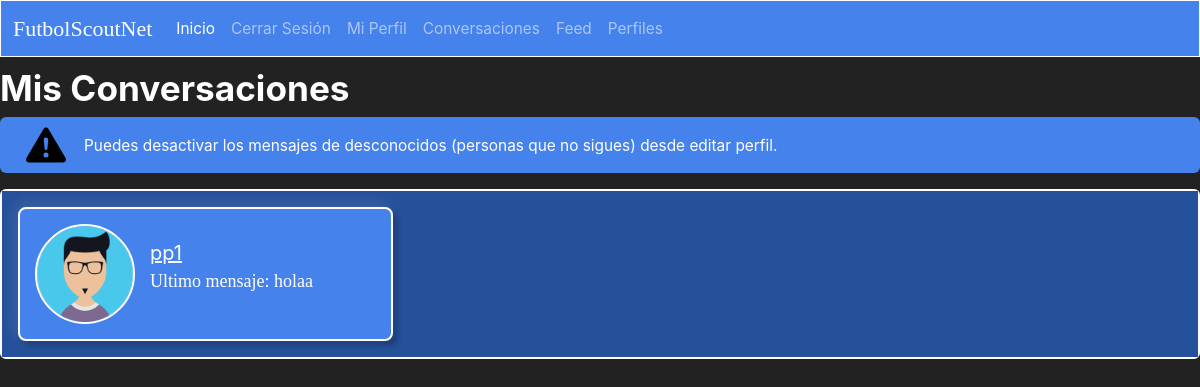
Page /conversaciones/ (signed in) on the earlier database version.
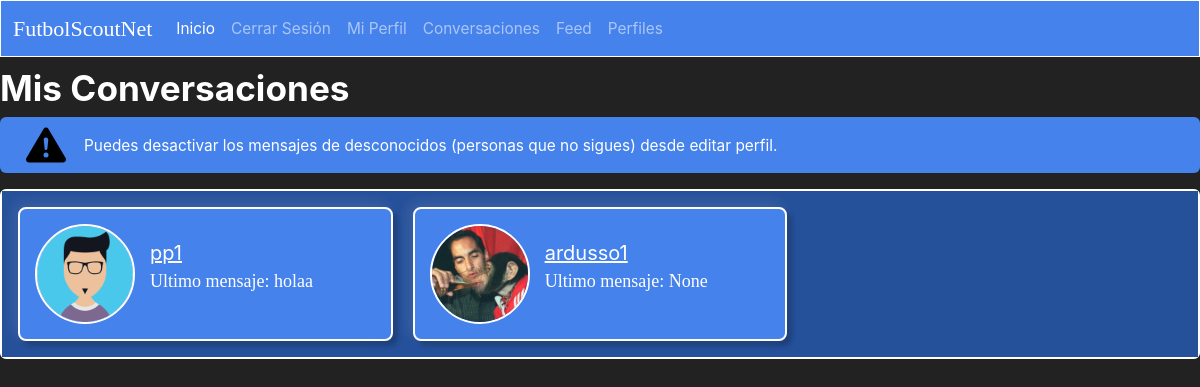
Same page on the later database version.
### sitio/models.py (models this page shows, shortened)
class Conversacion(models.Model):
    emisor = models.ForeignKey(User, on_delete=models.CASCADE, related_name='conversaciones_uno', null=True, blank=True)
    destinatario = models.ForeignKey(User, on_delete=models.CASCADE, related_name='conversaciones_dos', null=True, blank=True)

class Profile(models.Model):
    user = models.OneToOneField(User, on_delete=models.CASCADE, null=True, blank=True)
    image = models.ImageField(upload_to="Profiles_Images", default='user.png')
    posicion = models.ForeignKey(Posicion, on_delete=models.CASCADE, null=True, blank=True)
    nivel = models.ForeignKey(Nivel, on_delete=models.CASCADE, null=True, blank=True)
    edad = models.IntegerField(null=True, blank=True, validators=[MinValueValidator(1)])
    estado = models.CharField(max_length=50, default='activo')
    permitir_mensajes_de_desconocidos = models.BooleanField(default=True)

### sitio/views.py (the view)
# urls.py: path('conversaciones/', views.conversaciones, name='conversaciones'),
@login_required
def conversaciones(request):
    subquery = Mensaje.objects.filter(conversacion=OuterRef('pk')).order_by('-fecha').values('texto')[:1]
    conversaciones = Conversacion.objects.annotate(
        ultimo_mensaje=Subquery(subquery)
    ).filter(
        Q(emisor=request.user) | Q(destinatario=request.user)
    ).exclude(
        Q(emisor=request.user, destinatario=request.user)
    )
    return render(request, 'conversaciones.html', {'conversaciones': conversaciones})

### sitio/templates/conversaciones.html (shortened to what this page needs)
{% extends 'layout.html' %}
{% block contenido %}
  <h2>Mis Conversaciones</h2>
  <div class="alert alert-primary d-flex align-items-center" role="alert" style= "width: 100vw; height: 7vh;">
        <div>
        Puedes desactivar los mensajes de desconocidos (personas que no sigues) desde editar perfil.
        </div>
  </div>
  {% if conversaciones %}
    <div class="card text-white bg-primary mb-3" style="max-width: 100rem; border: 2px solid white;">
        <div class="card-body" style="display: grid; grid-template-columns: repeat(auto-fill, minmax(300px, 1fr)); gap: 20px; background-color: #25509a;">
            {% for conversacion in conversaciones %}
                <div class="perfil-card" style="background-color: rgb(69, 130, 236); max-width: 25rem; border-radius: 8px; box-shadow: 5px 5px 5px rgba(0, 0, 0, 0.2), -5px -5px 15px rgba(255, 255, 255, 0.1); padding: 15px; display: flex; align-items: center; border: 2px solid white;">
                    {% if conversacion.emisor == request.user %}
                        <div class="user-image" style="margin-right: 15px;">
                            <img class="rounded-circle" style="width: 100px; height: 100px; object-fit: cover; border: 2px solid white;" src="{{conversacion.destinatario.profile.image.url}}">
                        </div>
                        <div style="flex-grow: 1;">
                            <a href="{% url 'mensajes' username=conversacion.destinatario.username %}" style="color: white; font-size: 20px;">{{ conversacion.destinatario.username }}</a>
                            <p style="font-size: 18px;">Ultimo mensaje: {{ conversacion.ultimo_mensaje|default:""|slice:":20" }}{% if conversacion.ultimo_mensaje|length > 20 %}...{% endif %}</p>
                        </div>
                    {% else %}
                        <div class="user-image" style="margin-right: 15px;">
                                <img class="rounded-circle" style="width: 100px; height: 100px; object-fit: cover; border: 2px solid white;" src="{{conversacion.emisor.profile.image.url}}">
                        </div>
                        <div style="flex-grow: 1;">
                            <a href="{% url 'mensajes' username=conversacion.emisor.username %}" style="color: white; font-size: 20px;">{{ conversacion.emisor.username }}</a>
                            <p style="font-size: 18px;">Ultimo mensaje: {{ conversacion.ultimo_mensaje|slice:":20" }}{% if conversacion.ultimo_mensaje|length > 20 %}...{% endif %}</p>
                        </div>
                    {% endif %}
                </div>
            {% endfor %}
        </div>
    </div>
  {% else %}
    <p>No tienes conversaciones.</p>
  {% endif %}
{% endblock %}

### sitio/templates/layout.html (shortened to what this page needs)
{% extends 'base.html' %}
{% load static %}
{% block content %}
<body>
    <nav class="navbar navbar-expand-lg bg-primary" data-bs-theme="dark" style="border: 1px solid white;">
      <div class="container-fluid">
        <font color="Olive" face="Cambria, Georgia, serif">
          <a class="navbar-brand">FutbolScoutNet</a>
        </font>
        <div class="collapse navbar-collapse" id="navbarColor02">
          <ul class="navbar-nav me-auto">
            <li class="nav-item">
              <a class="nav-link active" href="/home">Inicio
              </a>
            </li>
            {% if user.is_authenticated %}
              <li class="nav-item">
                  <a class="nav-link" href="/accounts/logout/">Cerrar Sesión</a>
              </li>
              <li class="nav-item">
                  <a class="nav-link" href="/profile/{{request.user.username}}">Mi Perfil</a>
              </li>
              <li class="nav-item">
                  <a class="nav-link" href="/conversaciones">Conversaciones</a>
              </li>
              <li class="nav-item">
                <a class="nav-link" href="/feed">Feed</a>
              </li>
              <li class="nav-item">
                <a class="nav-link" href="/listado-perfiles">Perfiles</a>
              </li>
            {% endif %}
          </ul>
        </div>
      </div>
    </nav>
    {% block contenido %}
    {% endblock %}
</body>
{% endblock %}

### templates/base.html (shortened to what this page needs)
{% load static %}
<!DOCTYPE html>
<html>
<head>
  <link rel="stylesheet" href="https://bootswatch.com/5/litera/bootstrap.css" />
</head>
<body>
  {% block content %}
  {% endblock %}
</body>
</html>

### templates/base.html (style rules this page uses)
body { background-color: #222; color: white; }

Differences in the rows shown:
added Conversacion: emisor.profile.image (picture), emisor.username "ardusso1", ultimo_mensaje "None"
